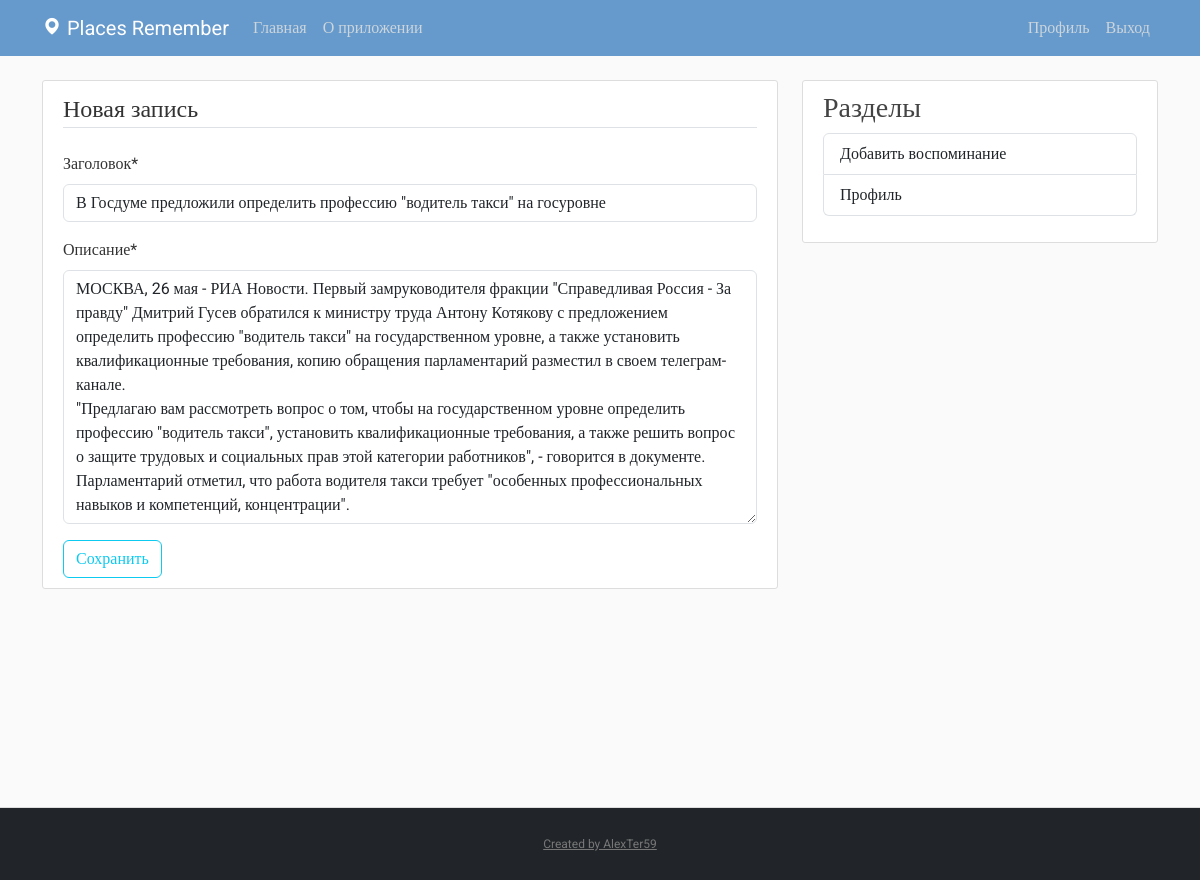
The page /post/7/update/ (signed in) on the database its author committed.
### blog/models.py (models this page shows, shortened)
class Post(models.Model):
    title = models.CharField('Заголовок', max_length=100)
    content = models.TextField('Описание')
    date_posted = models.DateTimeField(default=timezone.now)
    author = models.ForeignKey(User, on_delete=models.CASCADE)

### blog/views.py (the view, shortened to what this page needs)
# urls.py: path('post/<int:pk>/update/', PostUpdateView.as_view(), name='post-update'),
class PostUpdateView(LoginRequiredMixin, UserPassesTestMixin, UpdateView):
    model = Post
    fields = ['title', 'content']
    def test_func(self):
        post = self.get_object()
        if self.request.user == post.author:
            return True
        return False

### blog/templates/blog/post_form.html (shortened to what this page needs)
{% extends "blog/base.html" %}
{% load crispy_forms_tags %}
{% block content %}
    <div class="content-section">
        <form method="POST">
            <fieldset class="form-group">
                <legend class="border-bottom mb-4">Новая запись</legend>
                {{ form|crispy }}
            </fieldset>
            <div class="form-group">
                <button class="btn btn-outline-info" type="submit">Сохранить</button>
            </div>
        </form>
    </div>
{% endblock content %}

### blog/static/blog/css/main.css (style rules this page uses)
﻿body, html { width:100%; height:100% }
body { margin:0; padding:0; background: #fafafa; color: #333333; margin-top: 5rem; font-family:Roboto; }
.content-section { background: #ffffff; padding: 10px 20px; border: 1px solid #dddddd; border-radius: 3px; margin-bottom: 20px; }

### rows shown on the page
Post: title "В Госдуме предложили определить профессию \"водитель такси\" на госуровне", content "МОСКВА, 26 мая - РИА Новости. Первый замруководителя фракции \"Справедливая Россия - За правду\" Дмитрий Гусев обратился к министру труда Антону Котякову с предложением определить профессию \"водитель такси\" на государственном уровне, а также установить квалификационные требования, копию обращения парламентарий разместил в своем телеграм-канале. \"Предлагаю вам рассмотреть вопрос о том, чтобы на государственном уровне определить профессию \"водитель такси\", установить квалификационные требования, а также решить вопрос о защите трудовых и социальных прав этой категории работников\", - говорится в документе. Парламентарий отметил, что работа водителя такси требует \"особенных профессиональных…"
